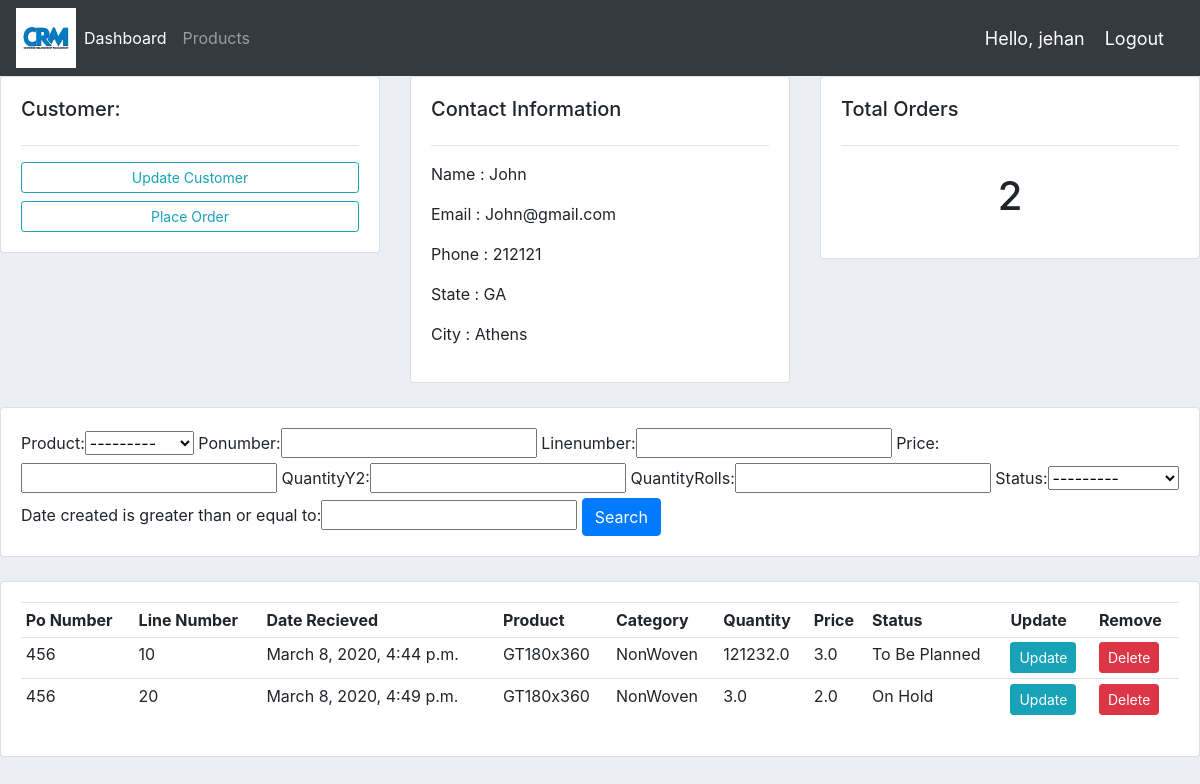
The app's page /customer/2/ (signed in), older data.
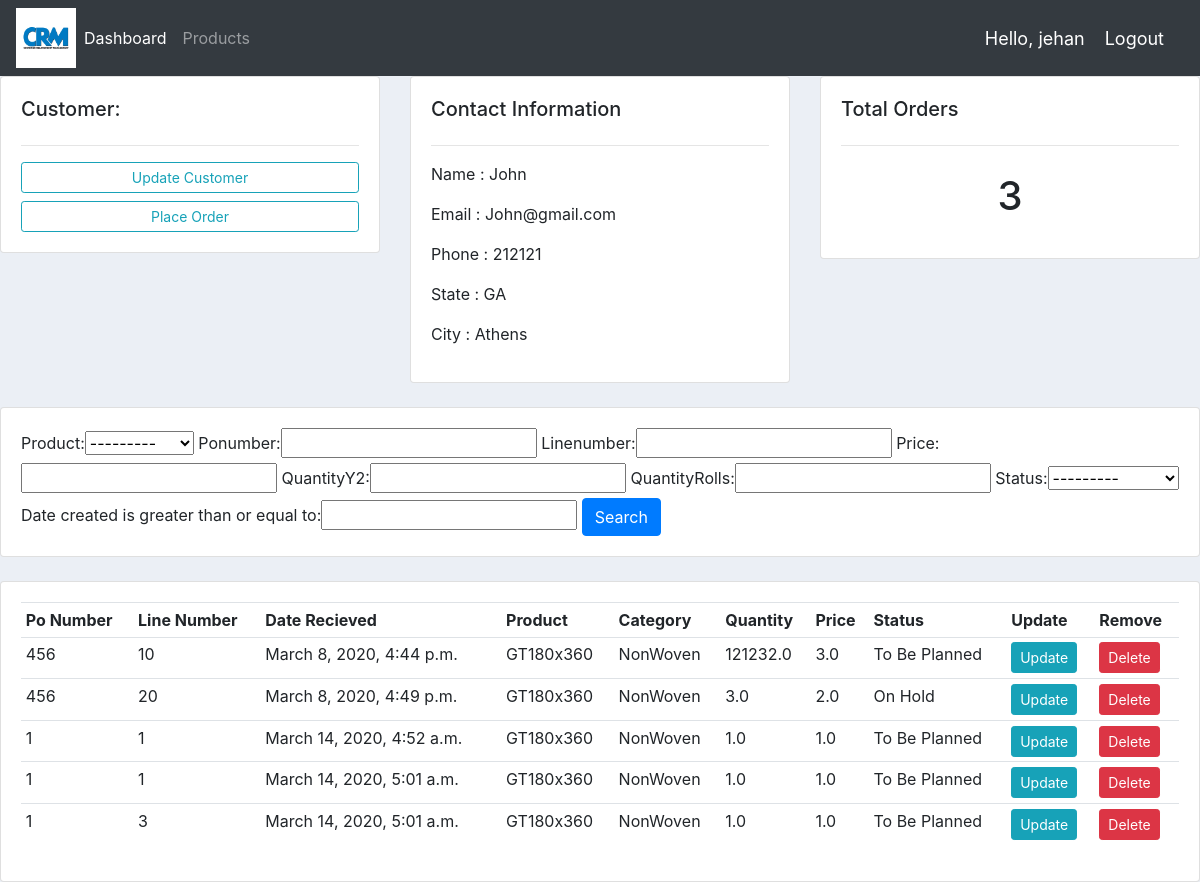
The same page, newer data.
### custmanager/models.py (models this page shows, shortened)
class Order(models.Model):
    STATUS = (('To Be Planned','To Be Planned'),
              ('Planned','Planned'),
              ('On Hold','On Hold'))
    customer = models.ForeignKey(Customer, null=True, on_delete = models.SET_NULL)
    product = models.ForeignKey(Product, null=True, on_delete = models.SET_NULL)
    ponumber = models.CharField(max_length=200, null=True)
    linenumber = models.CharField(max_length=200, null=True)
    price = models.FloatField(null=True)
    QuantityY2 =  models.FloatField(null=True)
    QuantityRolls =  models.FloatField(null=True)
    date_created = models.DateTimeField(auto_now_add=True,null=True)
    status =models.CharField(max_length=200, null=True,choices=STATUS)
    note =  models.CharField(max_length=2000, null=True)

class Product(models.Model):
    CATEGORY = (('NonWoven','NonWoven'),
              ('Woven','Woven'),
              ('Other','Other'))
    name = models.CharField(max_length=200, null=True)
    category = models.CharField(max_length=200, null=True,choices=CATEGORY)
    description =  models.CharField(max_length=200, null=True, blank=True)
    date_created = models.DateTimeField(auto_now_add=True,null=True)
    tags = models.ManyToManyField(Tag)
    def __str__(self):
        return self.name

### custmanager/views.py (the view)
# urls.py: path('customer/<str:pk>/', views.customer, name="customer"),
@login_required(login_url='login')
def customer(request,pk):
    customer = Customer.objects.get(id=pk)
    orders = customer.order_set.all()
    po_count = Order.objects.values('ponumber').order_by().annotate(Count('ponumber',distinct=True))
    my_filter = OrderFilter(request.GET,queryset=orders)
    orders = my_filter.qs
    context = {'customer':customer,'orders':orders,'po_count':po_count,'my_filter':my_filter}
    return render(request, 'custmanager/customer.html',context)

### custmanager/templates/custmanager/customer.html (shortened to what this page needs)
{%extends 'custmanager/main.html' %}
{% block content %}
      <div class="row">
        <div class="col-md">
          <div class="card card-body">
            <h5>Customer:</h5>
            <hr>
            <a class="btn btn-outline-info btn-sm btn-block" href="">Update Customer</a>
            <a class="btn btn-outline-info btn-sm btn-block" href="{% url 'create_order' customer.id %}">Place Order</a>
          </div>
        </div>
        <div class="col-md">
          <div class="card card-body">
            <h5>Contact Information</h5>
            <hr>
            <p>Name :  {{customer.name}}</p>
            <p>Email : {{customer.email}}</p>
            <p>Phone : {{customer.phone}}</p>
            <p>State : {{customer.state}}</p>
            <p>City :  {{customer.city}}</p>
          </div>
        </div>
        <div class="col-md">
		<div class="card card-body">
			<h5>Total Orders</h5>
			<hr>
			<h1 style="text-align: center;padding: 10px">{{po_count.count}}</h1>
		</div>
	</div>
</div>
<br>
<div class="row">
	<div class="col">
		<div class="card card-body">
			<form method="get">
        {{my_filter.form}}
		    <button class="btn btn-primary" type="submit">Search</button>
		  </form>
		</div>
	</div>
</div>
<br>
<div class="row">
	<div class="col-md">
		<div class="card card-body">
			<table class="table table-sm">
				<tr>
          <th>Po Number</th>
          <th>Line Number</th>
          <th>Date Recieved</th>
					<th>Product</th>
					<th>Category</th>
          <th>Quantity</th>
          <th>Price</th>
					<th>Status</th>
					<th>Update</th>
					<th>Remove</th>
				</tr>
        {% for order in orders %}
        <tr>
          <td>{{order.ponumber}}</td>
          <td>{{order.linenumber}}</td>
          <td>{{order.date_created}}</td>
          <td>{{order.product}}</td>
          <td>{{order.product.category}}</td>
          <td>{{order.QuantityY2}}</td>
          <td>{{order.price}}</td>
          <td>{{order.status}}</td>
          <td><a class="btn btn-sm btn-info" href="{% url 'update_order' order.id %}">Update</a></td>
          <td><a class="btn btn-sm btn-danger" href="{% url 'delete_order' order.id %}">Delete</a></td>
        </tr>
        {% endfor %}
			</table>
		</div>
	</div>
</div>
{% endblock %}

Row changes from the older to the newer data that the page shows:
added Order: ponumber "1", linenumber "1", date_created "March 14, 2020, 4:52 a.m.", product "GT180x360", product.category "NonWoven", QuantityY2 "1.0", price "1.0", status "To Be Planned"
added Order: ponumber "1", linenumber "1", date_created "March 14, 2020, 5:01 a.m.", product "GT180x360", product.category "NonWoven", QuantityY2 "1.0", price "1.0", status "To Be Planned"
added Order: ponumber "1", linenumber "3", date_created "March 14, 2020, 5:01 a.m.", product "GT180x360", product.category "NonWoven", QuantityY2 "1.0", price "1.0", status "To Be Planned"
Text that changed along with them:
{{ po_count.count }}: "2" → "3"
